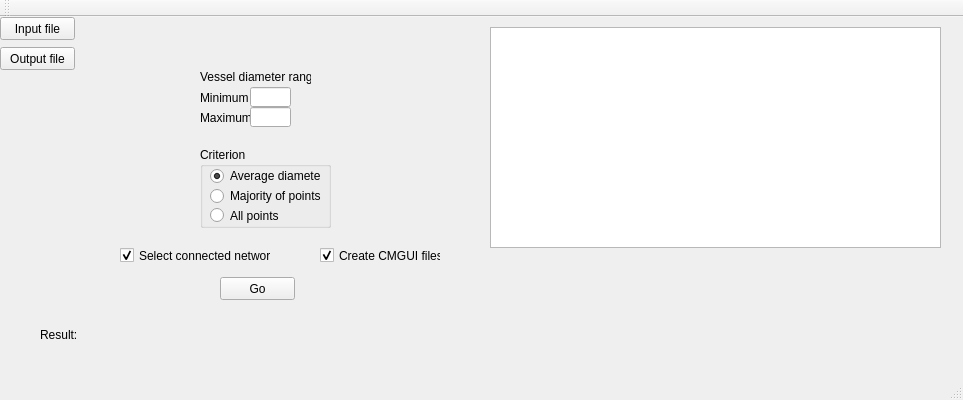
<?xml version="1.0" encoding="UTF-8"?>
<ui version="4.0">
 <class>MainWindow</class>
 <widget class="QMainWindow" name="MainWindow">
  <property name="geometry">
   <rect>
    <x>0</x>
    <y>0</y>
    <width>963</width>
    <height>400</height>
   </rect>
  </property>
  <property name="windowTitle">
   <string>Selection of network with a specified range of vessel diameters</string>
  </property>
  <widget class="QWidget" name="centralWidget">
   <widget class="QPushButton" name="pushButtonInFile">
    <property name="geometry">
     <rect>
      <x>0</x>
      <y>0</y>
      <width>75</width>
      <height>23</height>
     </rect>
    </property>
    <property name="text">
     <string>Input file</string>
    </property>
   </widget>
   <widget class="QLabel" name="labelInFile">
    <property name="geometry">
     <rect>
      <x>80</x>
      <y>0</y>
      <width>401</width>
      <height>21</height>
     </rect>
    </property>
    <property name="text">
     <string/>
    </property>
   </widget>
   <widget class="QLabel" name="labelOutFile">
    <property name="geometry">
     <rect>
      <x>80</x>
      <y>30</y>
      <width>401</width>
      <height>21</height>
     </rect>
    </property>
    <property name="text">
     <string/>
    </property>
   </widget>
   <widget class="QPushButton" name="pushButtonOutFile">
    <property name="geometry">
     <rect>
      <x>0</x>
      <y>30</y>
      <width>75</width>
      <height>23</height>
     </rect>
    </property>
    <property name="text">
     <string>Output file</string>
    </property>
   </widget>
   <widget class="QPushButton" name="pushButtonZoom">
    <property name="geometry">
     <rect>
      <x>220</x>
      <y>260</y>
      <width>75</width>
      <height>23</height>
     </rect>
    </property>
    <property name="text">
     <string>Go</string>
    </property>
   </widget>
   <widget class="QLabel" name="label">
    <property name="geometry">
     <rect>
      <x>40</x>
      <y>310</y>
      <width>41</width>
      <height>16</height>
     </rect>
    </property>
    <property name="text">
     <string>Result:</string>
    </property>
   </widget>
   <widget class="QLabel" name="labelResult">
    <property name="geometry">
     <rect>
      <x>80</x>
      <y>310</y>
      <width>491</width>
      <height>16</height>
     </rect>
    </property>
    <property name="text">
     <string/>
    </property>
   </widget>
   <widget class="QLabel" name="labelMin">
    <property name="geometry">
     <rect>
      <x>200</x>
      <y>70</y>
      <width>51</width>
      <height>21</height>
     </rect>
    </property>
    <property name="text">
     <string>Minimum</string>
    </property>
   </widget>
   <widget class="QLineEdit" name="lineEditDmin">
    <property name="geometry">
     <rect>
      <x>250</x>
      <y>70</y>
      <width>41</width>
      <height>20</height>
     </rect>
    </property>
   </widget>
   <widget class="QTextEdit" name="textEdit">
    <property name="geometry">
     <rect>
      <x>490</x>
      <y>10</y>
      <width>451</width>
      <height>221</height>
     </rect>
    </property>
   </widget>
   <widget class="QLabel" name="labelRange">
    <property name="geometry">
     <rect>
      <x>200</x>
      <y>50</y>
      <width>111</width>
      <height>20</height>
     </rect>
    </property>
    <property name="text">
     <string>Vessel diameter range</string>
    </property>
   </widget>
   <widget class="QLabel" name="labelMax">
    <property name="geometry">
     <rect>
      <x>200</x>
      <y>90</y>
      <width>51</width>
      <height>21</height>
     </rect>
    </property>
    <property name="text">
     <string>Maximum</string>
    </property>
   </widget>
   <widget class="QLineEdit" name="lineEditDmax">
    <property name="geometry">
     <rect>
      <x>250</x>
      <y>90</y>
      <width>41</width>
      <height>20</height>
     </rect>
    </property>
   </widget>
   <widget class="QCheckBox" name="checkBoxCmgui">
    <property name="geometry">
     <rect>
      <x>320</x>
      <y>230</y>
      <width>121</width>
      <height>17</height>
     </rect>
    </property>
    <property name="text">
     <string>Create CMGUI files</string>
    </property>
    <property name="checked">
     <bool>true</bool>
    </property>
   </widget>
   <widget class="QGroupBox" name="groupBox">
    <property name="geometry">
     <rect>
      <x>200</x>
      <y>130</y>
      <width>131</width>
      <height>81</height>
     </rect>
    </property>
    <property name="title">
     <string>Criterion</string>
    </property>
    <widget class="QRadioButton" name="radioButton_average">
     <property name="geometry">
      <rect>
       <x>10</x>
       <y>20</y>
       <width>111</width>
       <height>18</height>
      </rect>
     </property>
     <property name="text">
      <string>Average diameter</string>
     </property>
     <property name="checked">
      <bool>true</bool>
     </property>
     <attribute name="buttonGroup">
      <string>buttonGroup_criterion</string>
     </attribute>
    </widget>
    <widget class="QRadioButton" name="radioButton_majority">
     <property name="geometry">
      <rect>
       <x>10</x>
       <y>40</y>
       <width>111</width>
       <height>18</height>
      </rect>
     </property>
     <property name="text">
      <string>Majority of points</string>
     </property>
     <attribute name="buttonGroup">
      <string>buttonGroup_criterion</string>
     </attribute>
    </widget>
    <widget class="QRadioButton" name="radioButton_all">
     <property name="geometry">
      <rect>
       <x>10</x>
       <y>60</y>
       <width>82</width>
       <height>17</height>
      </rect>
     </property>
     <property name="text">
      <string>All points</string>
     </property>
     <attribute name="buttonGroup">
      <string>buttonGroup_criterion</string>
     </attribute>
    </widget>
   </widget>
   <widget class="QCheckBox" name="checkBoxConnect">
    <property name="geometry">
     <rect>
      <x>120</x>
      <y>230</y>
      <width>151</width>
      <height>17</height>
     </rect>
    </property>
    <property name="text">
     <string>Select connected network</string>
    </property>
    <property name="checked">
     <bool>true</bool>
    </property>
   </widget>
  </widget>
  <widget class="QMenuBar" name="menuBar">
   <property name="geometry">
    <rect>
     <x>0</x>
     <y>0</y>
     <width>963</width>
     <height>21</height>
    </rect>
   </property>
  </widget>
  <widget class="QToolBar" name="mainToolBar">
   <attribute name="toolBarArea">
    <enum>TopToolBarArea</enum>
   </attribute>
   <attribute name="toolBarBreak">
    <bool>false</bool>
   </attribute>
  </widget>
  <widget class="QStatusBar" name="statusBar"/>
 </widget>
 <layoutdefault spacing="6" margin="11"/>
 <resources/>
 <connections>
  <connection>
   <sender>pushButtonInFile</sender>
   <signal>clicked()</signal>
   <receiver>MainWindow</receiver>
   <slot>inFileSelecter()</slot>
   <hints>
    <hint type="sourcelabel">
     <x>45</x>
     <y>54</y>
    </hint>
    <hint type="destinationlabel">
     <x>232</x>
     <y>44</y>
    </hint>
   </hints>
  </connection>
  <connection>
   <sender>pushButtonOutFile</sender>
   <signal>clicked()</signal>
   <receiver>MainWindow</receiver>
   <slot>outFileSelecter()</slot>
   <hints>
    <hint type="sourcelabel">
     <x>18</x>
     <y>84</y>
    </hint>
    <hint type="destinationlabel">
     <x>231</x>
     <y>73</y>
    </hint>
   </hints>
  </connection>
  <connection>
   <sender>pushButtonZoom</sender>
   <signal>clicked()</signal>
   <receiver>MainWindow</receiver>
   <slot>selecter()</slot>
   <hints>
    <hint type="sourcelabel">
     <x>287</x>
     <y>305</y>
    </hint>
    <hint type="destinationlabel">
     <x>382</x>
     <y>327</y>
    </hint>
   </hints>
  </connection>
 </connections>
 <slots>
  <slot>buttonClickHandler()</slot>
  <slot>inFileSelecter()</slot>
  <slot>outFileSelecter()</slot>
  <slot>radioButtonHandler()</slot>
  <slot>selecter()</slot>
 </slots>
 <buttongroups>
  <buttongroup name="buttonGroup_criterion"/>
 </buttongroups>
</ui>
